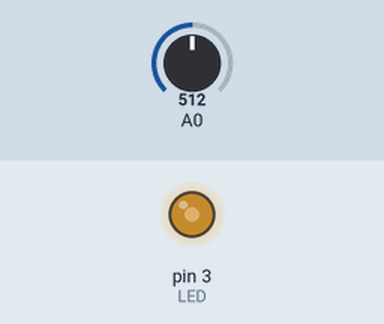
This sketch was run on a simulated Arduino Uno, built with avr-gcc and run on an emulated ATmega328P. Parts: output pins drawn as LEDs (lit = HIGH). The test bench sets the inputs (shaded band); at power-on: A0 = 512.

Above: at 1.2 s.
1.3 s: A0 set to 716
At 2.5 s:
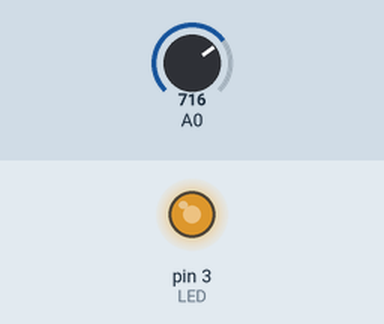
2.8 s: A0 set to 900
At 3.8 s:
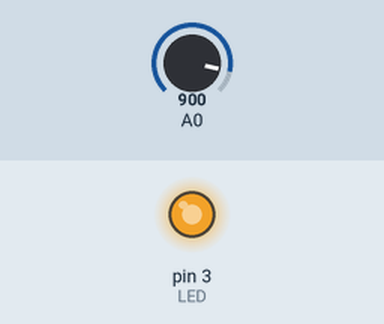
4.3 s: A0 set to 122
At 5.0 s:
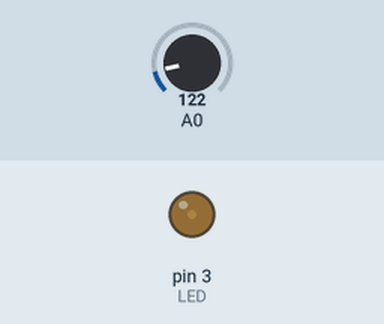
5.8 s: A0 set to 0
At 6.1 s:
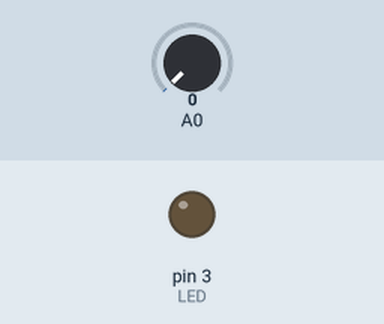
Timing chart, 0 to 8.3 s (numbered marks = the images above; inputs shaded):
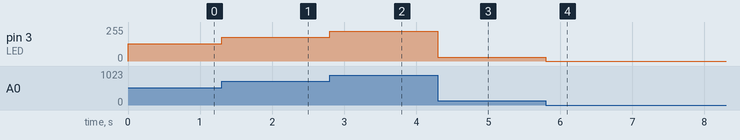

The sketch:

pwm-with-led-and-potentiometer-02.ino
```cpp
int LED = 3;
int BRIGHTNESS;
int POTENTIOMETER;

void setup()
{
  pinMode(LED, OUTPUT);
  // analog entries do not require initialization
}

void loop()
{
  BRIGHTNESS = analogRead(POTENTIOMETER) / 4; // 255.55 la fraccion se desestima
  analogWrite(LED, BRIGHTNESS);
}
```

Measured:
- after the input at 1.3 s, pin 3 (LED): 128/255 → 179/255 at once
- after the input at 2.8 s, pin 3 (LED): 179/255 → 225/255 at once
- after the input at 4.3 s, pin 3 (LED): 225/255 → 30/255 at once
- after the input at 5.8 s, pin 3 (LED): 30/255 → 0/255 at once
